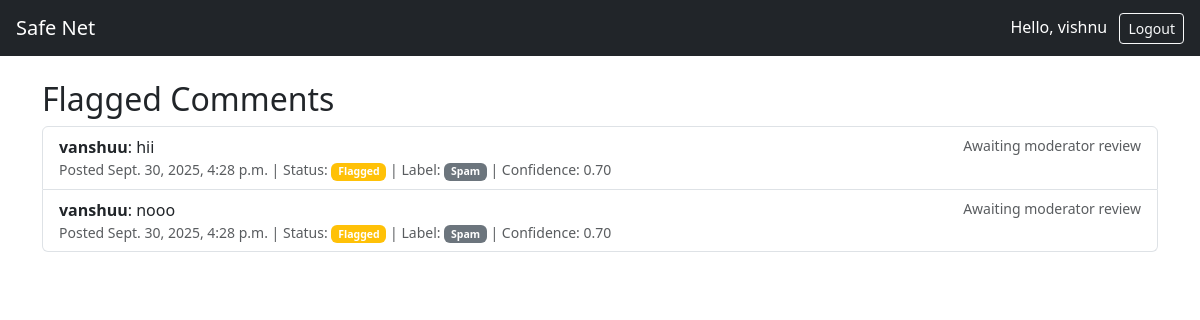
/moderation/flagged/ (signed in), run on the app's committed database.
### users/models.py (models this page shows, shortened)
class User(AbstractUser):
    ROLE_CHOICES = (
        ('admin', 'Admin'),
        ('moderator', 'Moderator'),
        ('user', 'User'),
    )
    role = models.CharField(max_length=20, choices=ROLE_CHOICES, default='user')
    is_banned = models.BooleanField(default=False)

### moderation/models.py (models this page shows, shortened)
class Content(models.Model):
    STATUS_CHOICES = (
        ('safe', 'Safe'),
        ('flagged', 'Flagged'),
        ('banned', 'Banned'),
    )
    user = models.ForeignKey(User, on_delete=models.CASCADE, related_name="contents")
    text = models.CharField(max_length=1000)
    created_at = models.DateTimeField(auto_now_add=True)  # use auto_now_add, not auto_now
    status = models.CharField(max_length=20, choices=STATUS_CHOICES, default='safe')

class ModerationResult(models.Model):
    LABEL_CHOICES = (
        ("toxic", "Toxic"),
        ("spam", "Spam"),
        ("fraud", "Fraud"),
        ("drug", "Drug-related"),
        ("harassment", "Harassment"),
        ("safe", "Safe"),
    )
    content = models.ForeignKey(Content, on_delete=models.CASCADE, related_name="moderation_results")
    label = models.CharField(choices=LABEL_CHOICES, max_length=20)
    confidence_score = models.FloatField(default=0.0)
    action = models.CharField(max_length=20, choices=(("allow", "Allow"), ("review", "Review"), ("ban", "Ban")), default="review")

### moderation/views.py (the view)
# urls.py: path('flagged/', flagged_comments_view, name='flagged_comments'),
@login_required
def flagged_comments_view(request):
    flagged = Content.objects.filter(status="flagged").order_by("-created_at")
    return render(request, "moderation/flagged_comments.html", {"flagged": flagged})

### moderation/templates/moderation/flagged_comments.html (shortened to what this page needs)
{% extends "base.html" %}
{% block content %}
<h2>Flagged Comments</h2>
<ul class="list-group">
  {% for item in flagged %}
    <li class="list-group-item">
      <div class="d-flex justify-content-between align-items-start">
        <div class="flex-grow-1">
          <strong>{{ item.user.username }}</strong>: {{ item.text }}
          <div class="text-muted small">
            Posted {{ item.created_at }} |
            Status: <span class="badge bg-warning">{{ item.status|title }}</span>
            {% if item.moderation_results.first %}
              | Label: <span class="badge bg-secondary">{{ item.moderation_results.first.label|title }}</span>
              | Confidence: {{ item.moderation_results.first.confidence_score|floatformat:2 }}
            {% endif %}
          </div>
        </div>
        <div class="btn-group" role="group">
          {% if user.role in 'admin,moderator' %}
            <a class="btn btn-sm btn-outline-primary" href="{% url 'review_content' item.id %}">
              <i class="bi bi-eye"></i> Review
            </a>
            <button class="btn btn-sm btn-success quick-approve" data-content-id="{{ item.id }}">
              <i class="bi bi-check"></i> Approve
            </button>
            <button class="btn btn-sm btn-danger quick-reject" data-content-id="{{ item.id }}">
              <i class="bi bi-x"></i> Reject
            </button>
          {% else %}
            <span class="text-muted small">Awaiting moderator review</span>
          {% endif %}
        </div>
      </div>
    </li>
  {% empty %}
    <li class="list-group-item">No flagged comments.</li>
  {% endfor %}
</ul>
{% endblock %}

### templates/base.html (shortened to what this page needs)
<!DOCTYPE html>
<html lang="en">
<head>
  <link href="https://cdn.jsdelivr.net/npm/bootstrap@5.3.0/dist/css/bootstrap.min.css" rel="stylesheet">
</head>
<body>
  <nav class="navbar navbar-dark bg-dark px-3">
    <a class="navbar-brand" href="{% url 'home' %}">Safe Net</a>
    <div>
      {% if user.is_authenticated %}
        <span class="text-white">Hello, {{ user.username }}</span>
        <a href="{% url 'logout' %}" class="btn btn-sm btn-outline-light ms-2">Logout</a>
      {% else %}
        <a href="{% url 'login' %}" class="btn btn-sm btn-outline-light">Login</a>
        <a href="{% url 'register' %}" class="btn btn-sm btn-primary ms-2">Register</a>
      {% endif %}
    </div>
  </nav>
  <div class="container mt-4">
    {% block content %}{% endblock %}
  </div>
</body>
</html>

### data on the page
User: username "vishnu"
Content: user.username "vanshuu", text "hii", created_at "Sept. 30, 2025, 4:28 p.m.", status "Flagged", moderation_results.first.label "Spam", moderation_results.first.confidence_score "0.70"
Content: user.username "vanshuu", text "nooo", created_at "Sept. 30, 2025, 4:28 p.m.", status "Flagged", moderation_results.first.label "Spam", moderation_results.first.confidence_score "0.70"
